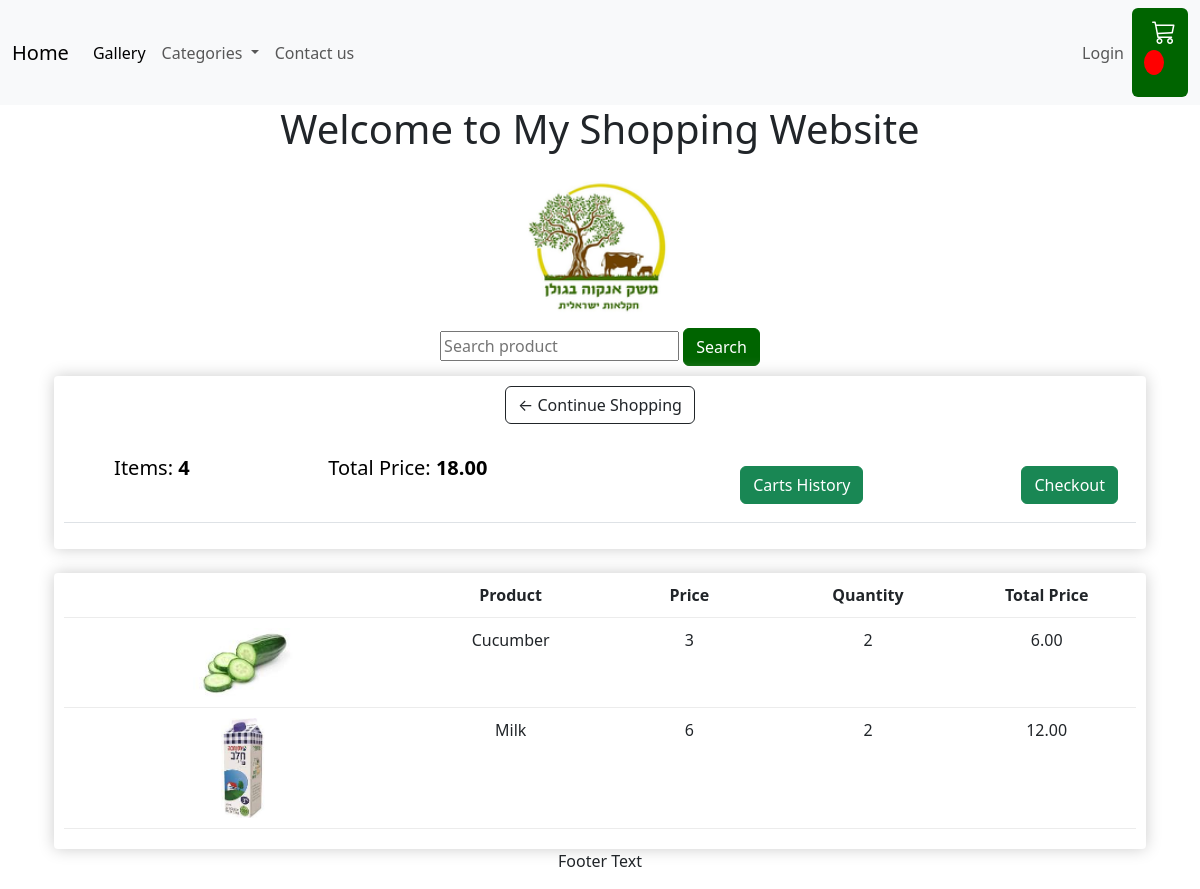
/view_cart_details/223/, run on the app's committed database.
### shop/models.py (models this page shows, shortened)
class PurchaseCard(models.Model):
    date = models.DateTimeField(null=False)
    customer = models.ForeignKey(settings.AUTH_USER_MODEL, on_delete=models.CASCADE)
    status = models.CharField(max_length=50, choices=[(tag.name, tag.value) for tag in Options])
    def __str__(self):
        return f"{self.date} - {self.customer} - {self.status}"
    @property
    def get_cart_total(self):
        print("geting cart total items")
        orderitems = self.purchaseline_set.all()
        total = sum([item.get_total for item in orderitems])
        print(f"the total price for items is :{total}")
        return total
    @property
    def get_cart_items(self):
        print("geting cart items")
        orderitems = self.purchaseline_set.all()
        total = sum([item.amount for item in orderitems])
        print(f"the total cart items num is: {total}")
        return total

class PurchaseLine(models.Model):
    product = models.ForeignKey(Product, on_delete=models.CASCADE)
    amount = models.IntegerField(default=0)
    purchase = models.ForeignKey(PurchaseCard, on_delete=models.CASCADE)
    @property
    def get_total(self):
        print("calculate total price for item")
        total = self.product.price * self.amount
        print(f"the total price for item is: {total}")
        return total

class Product(models.Model):
    name = models.CharField(max_length=100, null=True)
    category = models.ForeignKey(Category, on_delete=models.CASCADE)
    price = models.IntegerField(default=0)
    stock = models.IntegerField(default=0)
    image = models.ImageField(upload_to="shop_images", null=True)

### shop/views.py (the view)
# urls.py: path('view_cart_details/<int:cart_id>/', views.view_cart_details, name='view_cart_details'),
def view_cart_details(request, cart_id):
    closed_status = Options.OPTION_THREE
    cart = get_object_or_404(PurchaseCard, status=closed_status.value, id=cart_id)
    print(f"{cart}")
    context = {
        'cart': cart,
    }
    return render(request, 'cart_details.html', context)

### shop/templates/cart_details.html (shortened to what this page needs)
{% extends 'base.html' %} {% load static %} {% block content %}
<div class="container-fluid bg-3 text-center">
  <form action="{% url 'view_purchase_cart' %}">
    <input
      placeholder="Search product"
      aria-label="Search"
      name="product_name"
    />
    <input
      type="submit"
      value="Search"
      class="btn btn-success"
      style="background-color: #006400; border-color: #006400"
    />
  </form>
  <div class="row">
    <div class="col-lg-12">
      <div class="box-element">
        <a class="btn btn-outline-dark" href="{% url 'all_products' %}"
          >&#x2190; Continue Shopping</a
        >
        <br />
        <br />
        <table class="table">
          <tr>
            <th>
              <h5>Items: <strong>{{ cart.get_cart_items }}</strong></h5>
            </th>
            <th>
              <h5>
                Total Price:
                <strong>{{ cart.get_cart_total|floatformat:2 }}</strong>
              </h5>
            </th>
            <th>
              <a
                style="float: right; margin: 10px"
                class="btn btn-success"
                href="{% url 'get_purchases_cart_history' %}"
                >Carts History</a
              >
            </th>
            <th>
              <a
                style="float: right; margin: 10px"
                class="btn btn-success"
                href="{% url 'update_products_stock' %}"
                >Checkout</a
              >
            </th>
          </tr>
        </table>
      </div>
      <br />
      <div class="box-element">
        <div class="cart-row">
          <div style="flex: 2"></div>
          <div style="flex: 1"><strong>Product</strong></div>
          <div style="flex: 1"><strong>Price</strong></div>
          <div style="flex: 1"><strong>Quantity</strong></div>
          <div style="flex: 1"><strong>Total Price</strong></div>
        </div>
        {% for product in cart.purchaseline_set.all %}
        <div class="cart-row">
          <div style="flex: 2"><img class="row-image" src="{% static product.product.image %}" />  </div>
          <div style="flex: 1">{{product.product.name}}</div>
          <div style="flex: 1">{{product.product.price|floatformat:0}}</div>
          <div style="flex: 1">{{product.amount}}</div>
          <div style="flex: 1">{{product.get_total|floatformat:2}}</div>
        </div>
      {% endfor%}
    </div>
  </div>
</div>
{% endblock content %}

### static/css/main.css (style rules this page uses)
.box-element { box-shadow:hsl(0, 0%, 80%) 0 0 16px; background-color: #fff; border-radius: 4px; padding: 10px; }
.cart-row { display: flex; align-items: flex-stretch; padding-bottom: 10px; margin-bottom: 10px; border-bottom: 1px solid #ececec; }
.row-image { width: 100px; }
.col-lg-4, .col-lg-6, .col-lg-8, .col-lg-12 { margin-top: 10px; }

### data on the page
PurchaseCard: get_cart_items "4", get_cart_total "18.00"
PurchaseLine: product.image (picture), product.name "Cucumber", product.price "3", amount "2", get_total "6.00"
PurchaseLine: product.image (picture), product.name "Milk", product.price "6", amount "2", get_total "12.00"
